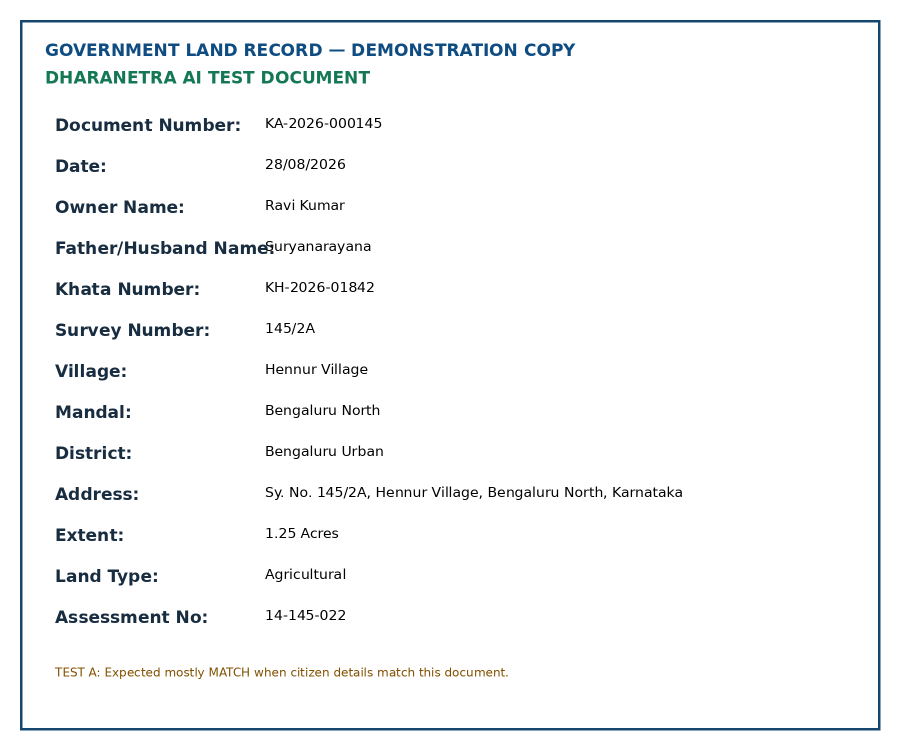
#> input picture test_documents/01_match_document.png, 1800 x 1500 px (shown at 1/2 size)
$ python extract_fields.py
#> lines starting #> are read from the running program, lines starting #| are printed output that depends on the picture
### ocr.py
from PIL import Image
import pytesseract
import os


# ---------------------------------------------------------
# TESSERACT CONFIGURATION
# ---------------------------------------------------------

TESSERACT_PATH = r"C:\Program Files\Tesseract-OCR\tesseract.exe"

# On your local Windows computer, use the path above if it exists.
# On Render/Linux, this path will not exist, so pytesseract will
# use the Tesseract executable installed in the container PATH.
if os.path.exists(TESSERACT_PATH):
    pytesseract.pytesseract.tesseract_cmd = TESSERACT_PATH


# ---------------------------------------------------------
# OCR IMAGE SIZE
# ---------------------------------------------------------

# Keep the image reasonably small so OCR does not consume
# too much CPU/RAM on the Render server.
MAX_OCR_DIMENSION = 1400


def _load_ocr_image(image_path):
    """
    Load the uploaded image and resize it only when necessary.

    We keep the aspect ratio unchanged so that text such as
    survey numbers and IDs is not distorted.
    """
#> called with image_path = 'test_documents/01_match_document.png'

    image = Image.open(image_path).convert("RGB")
#> image is the input picture: PIL image 1800x1500 RGB; mean R, G, B 245.9, 247.2, 247.9

    longest = max(image.size)
#> longest = 1800

    if longest > MAX_OCR_DIMENSION:
        scale = MAX_OCR_DIMENSION / float(longest)
#> scale = 0.778

        size = (
            max(1, int(image.width * scale)),
            max(1, int(image.height * scale)),
        )
#> size = (1400, 1166)

        image = image.resize(
            size,
            Image.Resampling.LANCZOS
        )
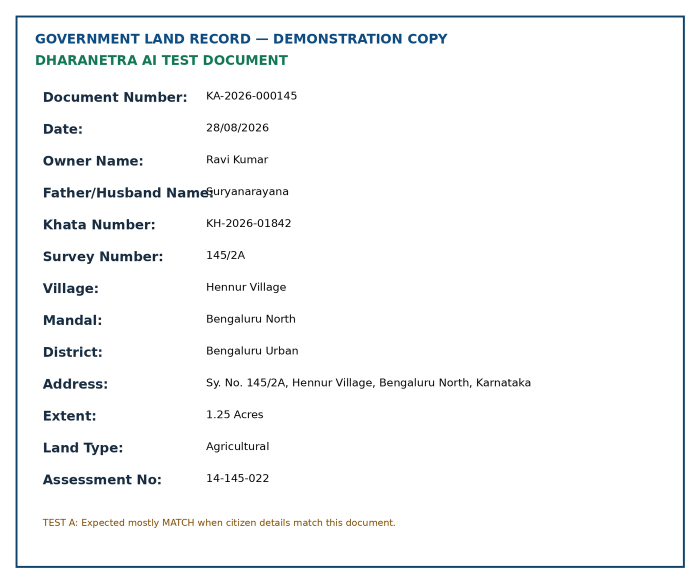
#> image: PIL image 1400x1166 RGB (shown at 1/2 size); mean R, G, B 245.7, 247, 247.8

    return image


# ---------------------------------------------------------
# PREPROCESS IMAGE
# ---------------------------------------------------------

# [11 lines left out: function preprocess_image, not called in this run]


# ---------------------------------------------------------
# MAIN OCR FUNCTION
# ---------------------------------------------------------

def extract_text(image_path):
    """
    Extract text from the uploaded land-record image.

    First attempt:
        - Normal RGB image
        - PSM 6
        - Maximum 18 seconds

    If that takes too long:
        - Smaller image
        - Grayscale
        - PSM 6
        - Maximum 8 seconds

    This prevents OCR from getting stuck indefinitely
    while still giving it enough time on Render.
    """

    # -------------------------------
    # FIRST OCR ATTEMPT
    # -------------------------------

    image = _load_ocr_image(image_path)

    try:
#> (the run stopped early here; a loop or call above may not have finished)
